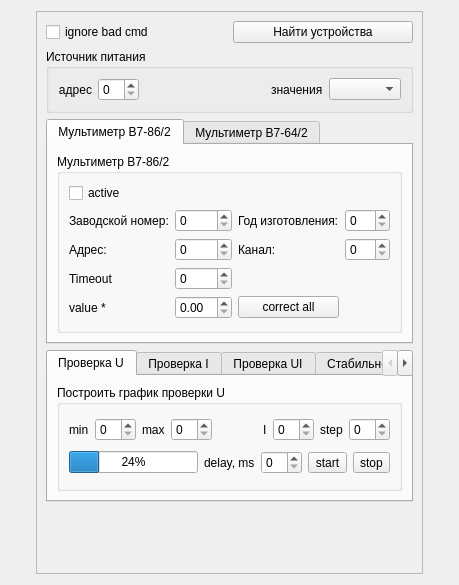
<?xml version="1.0" encoding="UTF-8"?>
<ui version="4.0">
 <class>B588</class>
 <widget class="QWidget" name="B588">
  <property name="geometry">
   <rect>
    <x>0</x>
    <y>0</y>
    <width>459</width>
    <height>585</height>
   </rect>
  </property>
  <property name="windowTitle">
   <string>Dialog</string>
  </property>
  <layout class="QHBoxLayout" name="horizontalLayout">
   <item>
    <widget class="QFrame" name="frame_2">
     <property name="sizePolicy">
      <sizepolicy hsizetype="Fixed" vsizetype="Preferred">
       <horstretch>0</horstretch>
       <verstretch>0</verstretch>
      </sizepolicy>
     </property>
     <property name="frameShape">
      <enum>QFrame::StyledPanel</enum>
     </property>
     <property name="frameShadow">
      <enum>QFrame::Raised</enum>
     </property>
     <layout class="QVBoxLayout" name="verticalLayout">
      <item>
       <layout class="QHBoxLayout" name="horizontalLayout_11">
        <item>
         <widget class="QCheckBox" name="cb_ignore_bad_cmd">
          <property name="text">
           <string>ignore bad cmd</string>
          </property>
         </widget>
        </item>
        <item>
         <widget class="QPushButton" name="btn_find_devices">
          <property name="text">
           <string>Найти устройства</string>
          </property>
         </widget>
        </item>
       </layout>
      </item>
      <item>
       <widget class="QGroupBox" name="groupBox">
        <property name="title">
         <string>Источник питания</string>
        </property>
        <layout class="QVBoxLayout" name="verticalLayout_7">
         <item>
          <layout class="QHBoxLayout" name="horizontalLayout_7">
           <item>
            <widget class="QLabel" name="label">
             <property name="text">
              <string>адрес</string>
             </property>
             <property name="alignment">
              <set>Qt::AlignRight|Qt::AlignTrailing|Qt::AlignVCenter</set>
             </property>
            </widget>
           </item>
           <item>
            <widget class="QSpinBox" name="sb_address"/>
           </item>
           <item>
            <spacer name="horizontalSpacer_5">
             <property name="orientation">
              <enum>Qt::Horizontal</enum>
             </property>
             <property name="sizeHint" stdset="0">
              <size>
               <width>40</width>
               <height>20</height>
              </size>
             </property>
            </spacer>
           </item>
           <item>
            <widget class="QLabel" name="label_6">
             <property name="text">
              <string>значения</string>
             </property>
            </widget>
           </item>
           <item>
            <widget class="QComboBox" name="cb_in_parrot"/>
           </item>
          </layout>
         </item>
        </layout>
       </widget>
      </item>
      <item>
       <widget class="QTabWidget" name="tabWidget_2">
        <property name="currentIndex">
         <number>0</number>
        </property>
        <widget class="QWidget" name="tab_2">
         <attribute name="title">
          <string>Мультиметр В7-86/2</string>
         </attribute>
         <layout class="QVBoxLayout" name="verticalLayout_11">
          <item>
           <widget class="QGroupBox" name="groupBox_4">
            <property name="title">
             <string>Мультиметр В7-86/2</string>
            </property>
            <layout class="QVBoxLayout" name="verticalLayout_4">
             <item>
              <widget class="QCheckBox" name="cb_active_V7862">
               <property name="text">
                <string>active</string>
               </property>
              </widget>
             </item>
             <item>
              <layout class="QGridLayout" name="gridLayout_2">
               <item row="2" column="3">
                <widget class="QSpinBox" name="sb_channel_V7862"/>
               </item>
               <item row="2" column="1">
                <widget class="QSpinBox" name="sb_address_V7862"/>
               </item>
               <item row="2" column="2">
                <widget class="QLabel" name="label_13">
                 <property name="text">
                  <string>Канал:</string>
                 </property>
                </widget>
               </item>
               <item row="4" column="0">
                <widget class="QLabel" name="label_14">
                 <property name="text">
                  <string>Timeout</string>
                 </property>
                </widget>
               </item>
               <item row="4" column="1">
                <widget class="QSpinBox" name="sb_timeout_V7862"/>
               </item>
               <item row="0" column="3">
                <widget class="QSpinBox" name="sb_year_V7862"/>
               </item>
               <item row="2" column="0">
                <widget class="QLabel" name="label_12">
                 <property name="text">
                  <string>Адрес:</string>
                 </property>
                </widget>
               </item>
               <item row="0" column="1">
                <widget class="QSpinBox" name="sb_serno_V7862"/>
               </item>
               <item row="0" column="0">
                <widget class="QLabel" name="label_10">
                 <property name="text">
                  <string>Заводской номер:</string>
                 </property>
                </widget>
               </item>
               <item row="0" column="2">
                <widget class="QLabel" name="label_11">
                 <property name="text">
                  <string>Год изготовления:</string>
                 </property>
                </widget>
               </item>
               <item row="5" column="0">
                <widget class="QLabel" name="label_16">
                 <property name="text">
                  <string>value *</string>
                 </property>
                </widget>
               </item>
               <item row="5" column="1">
                <widget class="QDoubleSpinBox" name="sb_factor_V7862"/>
               </item>
               <item row="5" column="2">
                <widget class="QPushButton" name="btn_correct_V7862_value">
                 <property name="text">
                  <string>correct all</string>
                 </property>
                </widget>
               </item>
              </layout>
             </item>
            </layout>
           </widget>
          </item>
         </layout>
        </widget>
        <widget class="QWidget" name="tab_3">
         <attribute name="title">
          <string>Мультиметр В7-64/2</string>
         </attribute>
         <layout class="QVBoxLayout" name="verticalLayout_12">
          <item>
           <widget class="QGroupBox" name="groupBox_5">
            <property name="title">
             <string>Мультиметр В7-64/2</string>
            </property>
            <layout class="QVBoxLayout" name="verticalLayout_5">
             <item>
              <widget class="QCheckBox" name="cb_active_V7642">
               <property name="text">
                <string>active</string>
               </property>
              </widget>
             </item>
             <item>
              <layout class="QHBoxLayout" name="horizontalLayout_6">
               <item>
                <widget class="QLabel" name="label_15">
                 <property name="text">
                  <string>Адрес</string>
                 </property>
                </widget>
               </item>
               <item>
                <widget class="QSpinBox" name="sb_adress_V7642"/>
               </item>
               <item>
                <widget class="QLabel" name="label_17">
                 <property name="text">
                  <string>value *</string>
                 </property>
                 <property name="alignment">
                  <set>Qt::AlignRight|Qt::AlignTrailing|Qt::AlignVCenter</set>
                 </property>
                </widget>
               </item>
               <item>
                <widget class="QDoubleSpinBox" name="sb_factor_V7642"/>
               </item>
               <item>
                <widget class="QPushButton" name="btn_correct_V7642_value">
                 <property name="text">
                  <string>correct all</string>
                 </property>
                </widget>
               </item>
              </layout>
             </item>
            </layout>
           </widget>
          </item>
          <item>
           <spacer name="verticalSpacer_3">
            <property name="orientation">
             <enum>Qt::Vertical</enum>
            </property>
            <property name="sizeHint" stdset="0">
             <size>
              <width>20</width>
              <height>71</height>
             </size>
            </property>
           </spacer>
          </item>
         </layout>
        </widget>
       </widget>
      </item>
      <item>
       <widget class="QTabWidget" name="tabWidget">
        <property name="currentIndex">
         <number>0</number>
        </property>
        <widget class="QWidget" name="tb_check_U">
         <attribute name="title">
          <string>Проверка U</string>
         </attribute>
         <layout class="QVBoxLayout" name="verticalLayout_8">
          <item>
           <widget class="QGroupBox" name="groupBox_2">
            <property name="title">
             <string>Построить график проверки U</string>
            </property>
            <layout class="QVBoxLayout" name="verticalLayout_2">
             <item>
              <layout class="QHBoxLayout" name="horizontalLayout_9">
               <item>
                <widget class="QLabel" name="label_3">
                 <property name="text">
                  <string>min</string>
                 </property>
                </widget>
               </item>
               <item>
                <widget class="QSpinBox" name="sb_min_value_U"/>
               </item>
               <item>
                <widget class="QLabel" name="label_4">
                 <property name="text">
                  <string>max</string>
                 </property>
                </widget>
               </item>
               <item>
                <widget class="QSpinBox" name="sb_max_value_U"/>
               </item>
               <item>
                <spacer name="horizontalSpacer_4">
                 <property name="orientation">
                  <enum>Qt::Horizontal</enum>
                 </property>
                 <property name="sizeHint" stdset="0">
                  <size>
                   <width>40</width>
                   <height>20</height>
                  </size>
                 </property>
                </spacer>
               </item>
               <item>
                <widget class="QLabel" name="label_7">
                 <property name="text">
                  <string>I</string>
                 </property>
                </widget>
               </item>
               <item>
                <widget class="QSpinBox" name="sb_value_I"/>
               </item>
               <item>
                <widget class="QLabel" name="label_19">
                 <property name="text">
                  <string>step</string>
                 </property>
                </widget>
               </item>
               <item>
                <widget class="QSpinBox" name="sb_step_U"/>
               </item>
              </layout>
             </item>
             <item>
              <layout class="QHBoxLayout" name="horizontalLayout_3">
               <item>
                <widget class="QProgressBar" name="progressbar_U">
                 <property name="value">
                  <number>24</number>
                 </property>
                </widget>
               </item>
               <item>
                <widget class="QLabel" name="label_8">
                 <property name="text">
                  <string>delay, ms</string>
                 </property>
                </widget>
               </item>
               <item>
                <widget class="QSpinBox" name="sb_timeout_U"/>
               </item>
               <item>
                <widget class="QToolButton" name="btn_start_test_triangle_U">
                 <property name="text">
                  <string>start</string>
                 </property>
                </widget>
               </item>
               <item>
                <widget class="QToolButton" name="btn_stop_test_triangle_U">
                 <property name="text">
                  <string>stop</string>
                 </property>
                </widget>
               </item>
              </layout>
             </item>
            </layout>
           </widget>
          </item>
         </layout>
        </widget>
        <widget class="QWidget" name="tb_check_I">
         <attribute name="title">
          <string>Проверка I</string>
         </attribute>
         <layout class="QVBoxLayout" name="verticalLayout_9">
          <item>
           <widget class="QGroupBox" name="groupBox_6">
            <property name="title">
             <string>Построить график проверки I</string>
            </property>
            <layout class="QVBoxLayout" name="verticalLayout_6">
             <item>
              <layout class="QHBoxLayout" name="horizontalLayout_5">
               <item>
                <widget class="QLabel" name="label_20">
                 <property name="text">
                  <string>min</string>
                 </property>
                </widget>
               </item>
               <item>
                <widget class="QSpinBox" name="sb_min_value_I"/>
               </item>
               <item>
                <widget class="QLabel" name="label_21">
                 <property name="text">
                  <string>max</string>
                 </property>
                </widget>
               </item>
               <item>
                <widget class="QSpinBox" name="sb_max_value_I"/>
               </item>
               <item>
                <spacer name="horizontalSpacer_3">
                 <property name="orientation">
                  <enum>Qt::Horizontal</enum>
                 </property>
                 <property name="sizeHint" stdset="0">
                  <size>
                   <width>40</width>
                   <height>20</height>
                  </size>
                 </property>
                </spacer>
               </item>
               <item>
                <widget class="QLabel" name="label_22">
                 <property name="text">
                  <string>U</string>
                 </property>
                </widget>
               </item>
               <item>
                <widget class="QSpinBox" name="sb_value_U"/>
               </item>
               <item>
                <widget class="QLabel" name="label_23">
                 <property name="text">
                  <string>step</string>
                 </property>
                </widget>
               </item>
               <item>
                <widget class="QSpinBox" name="sb_step_I"/>
               </item>
              </layout>
             </item>
             <item>
              <layout class="QHBoxLayout" name="horizontalLayout_10">
               <item>
                <widget class="QProgressBar" name="progressbar_I">
                 <property name="value">
                  <number>24</number>
                 </property>
                </widget>
               </item>
               <item>
                <widget class="QLabel" name="label_5">
                 <property name="text">
                  <string>delay, ms</string>
                 </property>
                </widget>
               </item>
               <item>
                <widget class="QSpinBox" name="sb_timeout_I"/>
               </item>
               <item>
                <widget class="QToolButton" name="btn_start_test_triangle_I">
                 <property name="text">
                  <string>start</string>
                 </property>
                </widget>
               </item>
               <item>
                <widget class="QToolButton" name="btn_stop_test_triangle_I">
                 <property name="text">
                  <string>stop</string>
                 </property>
                </widget>
               </item>
              </layout>
             </item>
            </layout>
           </widget>
          </item>
         </layout>
        </widget>
        <widget class="QWidget" name="tb_check_UI">
         <attribute name="title">
          <string>Проверка UI</string>
         </attribute>
         <layout class="QVBoxLayout" name="verticalLayout_13">
          <item>
           <widget class="QGroupBox" name="groupBox_7">
            <property name="title">
             <string>Построить график проверки UI</string>
            </property>
            <layout class="QVBoxLayout" name="verticalLayout_14">
             <item>
              <layout class="QHBoxLayout" name="horizontalLayout_2">
               <item>
                <widget class="QLabel" name="label_18">
                 <property name="text">
                  <string>min</string>
                 </property>
                </widget>
               </item>
               <item>
                <widget class="QSpinBox" name="sb_min_value_UI"/>
               </item>
               <item>
                <widget class="QLabel" name="label_24">
                 <property name="text">
                  <string>max</string>
                 </property>
                </widget>
               </item>
               <item>
                <widget class="QSpinBox" name="sb_max_value_UI"/>
               </item>
               <item>
                <spacer name="horizontalSpacer_2">
                 <property name="orientation">
                  <enum>Qt::Horizontal</enum>
                 </property>
                 <property name="sizeHint" stdset="0">
                  <size>
                   <width>40</width>
                   <height>20</height>
                  </size>
                 </property>
                </spacer>
               </item>
               <item>
                <widget class="QLabel" name="label_26">
                 <property name="text">
                  <string>step</string>
                 </property>
                </widget>
               </item>
               <item>
                <widget class="QSpinBox" name="sb_step_UI"/>
               </item>
              </layout>
             </item>
             <item>
              <layout class="QHBoxLayout" name="horizontalLayout_8">
               <item>
                <widget class="QProgressBar" name="progressbar_UI">
                 <property name="value">
                  <number>24</number>
                 </property>
                </widget>
               </item>
               <item>
                <widget class="QLabel" name="label_27">
                 <property name="text">
                  <string>delay, ms</string>
                 </property>
                </widget>
               </item>
               <item>
                <widget class="QSpinBox" name="sb_timeout_UI"/>
               </item>
               <item>
                <widget class="QToolButton" name="btn_start_test_triangle_UI">
                 <property name="text">
                  <string>start</string>
                 </property>
                </widget>
               </item>
               <item>
                <widget class="QToolButton" name="btn_stop_test_triangle_UI">
                 <property name="text">
                  <string>stop</string>
                 </property>
                </widget>
               </item>
              </layout>
             </item>
            </layout>
           </widget>
          </item>
         </layout>
        </widget>
        <widget class="QWidget" name="tab">
         <attribute name="title">
          <string>Стабильность</string>
         </attribute>
         <layout class="QVBoxLayout" name="verticalLayout_10">
          <item>
           <widget class="QGroupBox" name="groupBox_3">
            <property name="title">
             <string>Тест стабильности прибора</string>
            </property>
            <layout class="QVBoxLayout" name="verticalLayout_3">
             <item>
              <layout class="QHBoxLayout" name="horizontalLayout_4">
               <item>
                <widget class="QLabel" name="label_2">
                 <property name="text">
                  <string>U</string>
                 </property>
                </widget>
               </item>
               <item>
                <widget class="QSpinBox" name="sb_stability_value_U"/>
               </item>
               <item>
                <widget class="QLabel" name="label_9">
                 <property name="text">
                  <string>I</string>
                 </property>
                </widget>
               </item>
               <item>
                <widget class="QSpinBox" name="sb_stability_value_I"/>
               </item>
               <item>
                <spacer name="horizontalSpacer">
                 <property name="orientation">
                  <enum>Qt::Horizontal</enum>
                 </property>
                 <property name="sizeHint" stdset="0">
                  <size>
                   <width>40</width>
                   <height>20</height>
                  </size>
                 </property>
                </spacer>
               </item>
               <item>
                <widget class="QToolButton" name="btn_start_test_stability">
                 <property name="text">
                  <string>start</string>
                 </property>
                </widget>
               </item>
               <item>
                <widget class="QToolButton" name="btn_stop_test_stability">
                 <property name="text">
                  <string>stop</string>
                 </property>
                </widget>
               </item>
              </layout>
             </item>
             <item>
              <spacer name="verticalSpacer_2">
               <property name="orientation">
                <enum>Qt::Vertical</enum>
               </property>
               <property name="sizeHint" stdset="0">
                <size>
                 <width>20</width>
                 <height>40</height>
                </size>
               </property>
              </spacer>
             </item>
            </layout>
           </widget>
          </item>
         </layout>
        </widget>
       </widget>
      </item>
      <item>
       <spacer name="verticalSpacer">
        <property name="orientation">
         <enum>Qt::Vertical</enum>
        </property>
        <property name="sizeHint" stdset="0">
         <size>
          <width>20</width>
          <height>40</height>
         </size>
        </property>
       </spacer>
      </item>
     </layout>
    </widget>
   </item>
   <item>
    <layout class="QVBoxLayout" name="grapher_layout"/>
   </item>
  </layout>
 </widget>
 <resources/>
 <connections/>
</ui>
